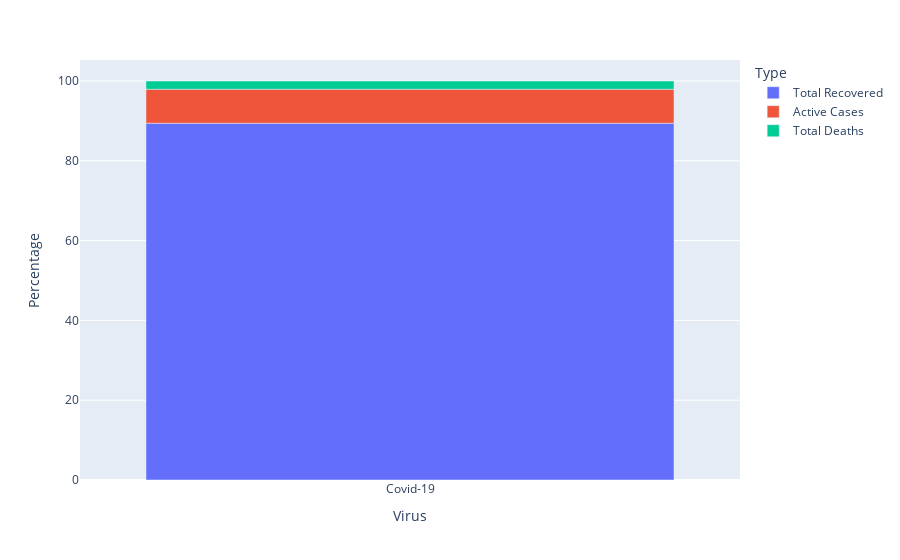

The code cell stored with this chart in its notebook:
### Code cell
fig = px.bar(cases_df,x='Virus',y='Percentage', color = 'Type', hover_data=['Total'])
fig.show()

### Figure 1 — Plotly figure (JSON) as saved in the notebook; plotly's stock layout.template omitted (floating-point values rounded to 4 significant figures)
{"data": [{"alignmentgroup": "True", "customdata": [[196007785]], "hovertemplate": "Type=Total Recovered<br>Virus=%{x}<br>Percentage=%{y}<br>Total=%{customdata[0]}<extra></extra>", "legendgroup": "Total Recovered", "marker": {"color": "#636efa", "pattern": {"shape": ""}}, "name": "Total Recovered", "offsetgroup": "Total Recovered", "orientation": "v", "showlegend": true, "textposition": "auto", "type": "bar", "x": ["Covid-19"], "xaxis": "x", "y": [89.41], "yaxis": "y"}, {"alignmentgroup": "True", "customdata": [[18680329]], "hovertemplate": "Type=Active Cases<br>Virus=%{x}<br>Percentage=%{y}<br>Total=%{customdata[0]}<extra></extra>", "legendgroup": "Active Cases", "marker": {"color": "#EF553B", "pattern": {"shape": ""}}, "name": "Active Cases", "offsetgroup": "Active Cases", "orientation": "v", "showlegend": true, "textposition": "auto", "type": "bar", "x": ["Covid-19"], "xaxis": "x", "y": [8.52], "yaxis": "y"}, {"alignmentgroup": "True", "customdata": [[4543751]], "hovertemplate": "Type=Total Deaths<br>Virus=%{x}<br>Percentage=%{y}<br>Total=%{customdata[0]}<extra></extra>", "legendgroup": "Total Deaths", "marker": {"color": "#00cc96", "pattern": {"shape": ""}}, "name": "Total Deaths", "offsetgroup": "Total Deaths", "orientation": "v", "showlegend": true, "textposition": "auto", "type": "bar", "x": ["Covid-19"], "xaxis": "x", "y": [2.07], "yaxis": "y"}], "layout": {"autosize": true, "barmode": "relative", "legend": {"title": {"text": "Type"}, "tracegroupgap": 0}, "margin": {"t": 60}, "xaxis": {"anchor": "y", "autorange": true, "domain": [0, 1], "range": [-0.5, 0.5], "title": {"text": "Virus"}, "type": "category"}, "yaxis": {"anchor": "x", "autorange": true, "domain": [0, 1], "range": [0, 105.3], "title": {"text": "Percentage"}, "type": "linear"}}}
